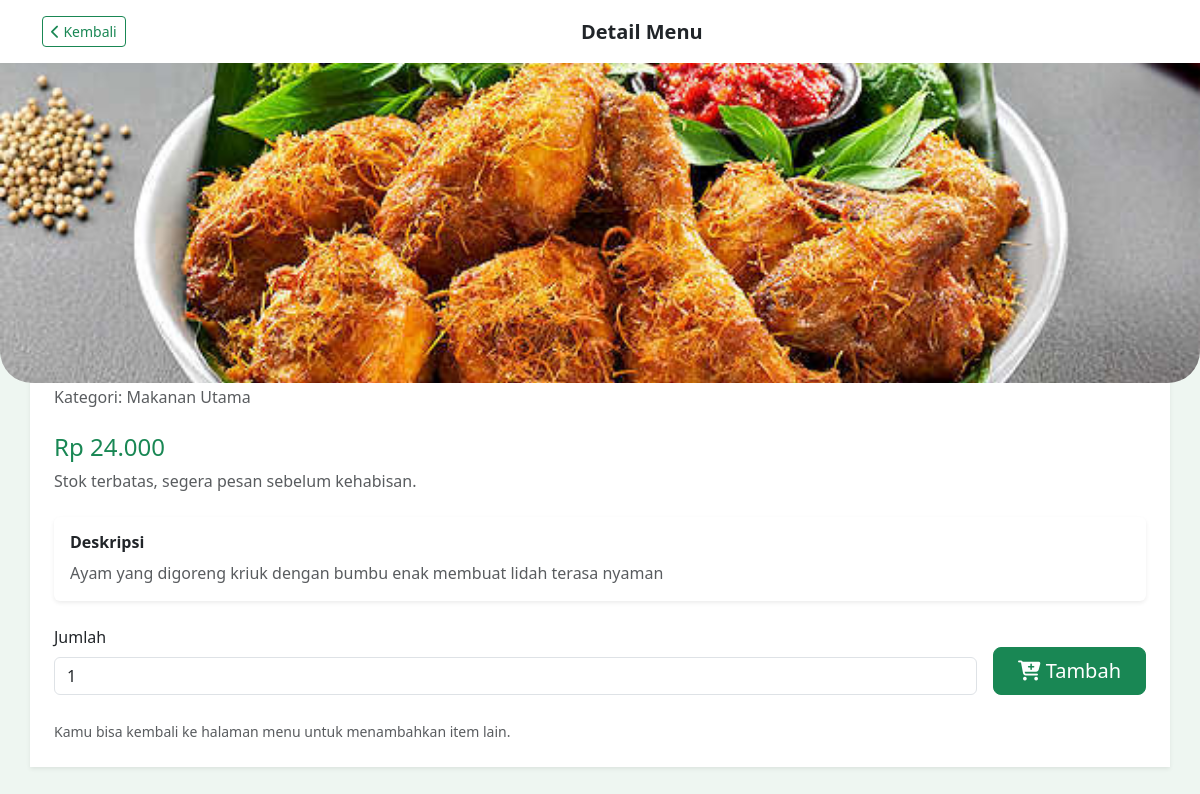
Page /pelayan/detail.php?id=1 on the committed database.
### tables this page shows
CREATE TABLE `menu` (
  `id` int NOT NULL,
  `nama_menu` varchar(100) DEFAULT NULL,
  `harga` int DEFAULT NULL,
  `deskripsi` text,
  `kategori` varchar(50) DEFAULT NULL,
  `bahan_baku` varchar(50) DEFAULT NULL,
  `rasa` enum('manis','pedas','gurih') DEFAULT NULL,
  `gambar` varchar(255) DEFAULT NULL
);

### pelayan/detail.php (the view, shortened to what this page needs)
<?php
include '../config/koneksi.php';
$id = isset($_GET['id']) ? (int) $_GET['id'] : 0;
$data = mysqli_fetch_assoc(mysqli_query($conn, "SELECT * FROM menu WHERE id='$id'"));
?>
<!DOCTYPE html>
<html lang="id">
<head>
    <link href="https://cdn.jsdelivr.net/npm/bootstrap@5.3.0/dist/css/bootstrap.min.css" rel="stylesheet">
    <link rel="stylesheet" href="https://cdnjs.cloudflare.com/ajax/libs/font-awesome/6.4.0/css/all.min.css" />
</head>
<body>
<nav class="navbar navbar-light bg-white shadow-sm py-3 mb-0">
    <div class="container">
        <a href="menu.php" class="btn btn-outline-success btn-sm">
            <i class="fa-solid fa-chevron-left"></i> Kembali
        </a>
        <h5 class="mb-0 fw-bold">Detail Menu</h5>
    </div>
</nav>
<?php if (!$data): ?>
    <div class="container mt-5">
        <div class="alert alert-warning shadow-sm">
            Menu tidak ditemukan. <a href="menu.php" class="alert-link">Kembali ke daftar menu</a>.
        </div>
    </div>
<?php else: ?>
    <div class="position-relative">
        <img src="../upload/<?= htmlspecialchars($data['gambar']) ?>" class="w-100 detail-banner" alt="<?= htmlspecialchars($data['nama_menu']) ?>">
    </div>
    <div class="container bg-white shadow-sm detail-body px-4 py-4">
        <div class="d-flex justify-content-between align-items-start mb-3">
            <div>
                <h3 class="fw-bold mb-1"><?= htmlspecialchars($data['nama_menu']) ?></h3>
                <p class="text-muted mb-2">Kategori: <?= htmlspecialchars($data['kategori']) ?></p>
            </div>
            <span class="badge bg-success px-3 py-2 tag-badge">Best Seller</span>
        </div>
        <div class="mb-4">
            <h4 class="text-success">Rp <?= number_format($data['harga'], 0, ',', '.') ?></h4>
            <p class="text-muted">Stok terbatas, segera pesan sebelum kehabisan.</p>
        </div>
        <div class="card border-0 shadow-sm mb-4">
            <div class="card-body">
                <h6 class="fw-semibold">Deskripsi</h6>
                <p class="text-muted mb-0"><?= nl2br(htmlspecialchars($data['deskripsi'] ?? 'Tidak ada deskripsi tersedia.')) ?></p>
            </div>
        </div>
        <form method="POST" action="keranjang.php" class="row g-3 align-items-end">
            <div class="col-auto flex-grow-1">
                <label for="jumlah" class="form-label">Jumlah</label>
                <input type="number" id="jumlah" name="jumlah" value="1" min="1" class="form-control">
            </div>
            <div class="col-auto">
                <button type="submit" class="btn btn-success btn-lg px-4">
                    <i class="fa-solid fa-cart-plus"></i> Tambah
                </button>
            </div>
        </form>
        <div class="mt-4">
            <small class="text-muted">Kamu bisa kembali ke halaman menu untuk menambahkan item lain.</small>
        </div>
    </div>
<?php endif; ?>
</body>
</html>

### pelayan/detail.php (style rules this page uses)
body { background: #eef6f1; }
.detail-banner { height: 320px; object-fit: cover; border-bottom-left-radius: 32px; border-bottom-right-radius: 32px; }
.detail-body { border-radius: 32px 32px 0 0; margin-top: -60px; }
.tag-badge { border-radius: 16px; }

### rows in the picture
menu: gambar (picture), kategori "Makanan Utama", harga "24.000", deskripsi "Ayam yang digoreng kriuk dengan bumbu enak membuat lidah terasa nyaman"
